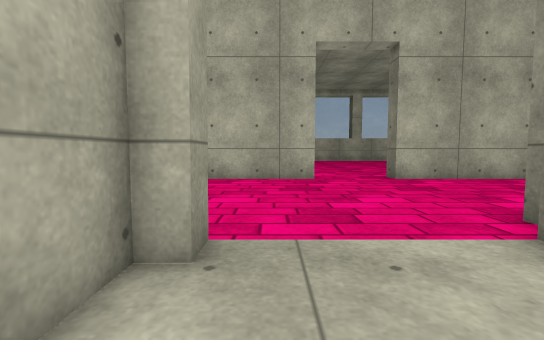
view 1 (above)

17 first-person views from a walk through a scene from a Unity 3-D project. The camera is 0.64 m above the floor, tilts 4° down and sees 90° across. The floor is counted in squares, 0.5 m on a side. Each view is taken from the middle of a square. On the plan, view 1 faces up. The plan holds only what a view shows up to about 13 squares ahead; the rest is blank. The place goes on beyond the plan. Surface patterns are stand-ins for the level's own textures.

view 2
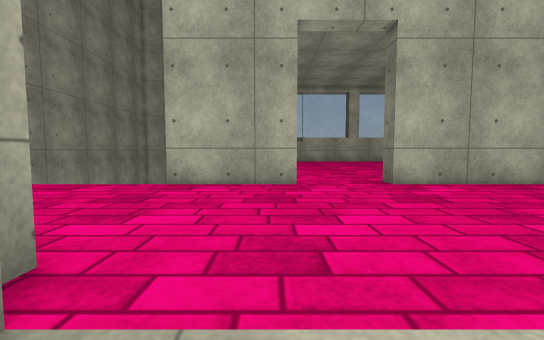

view 3
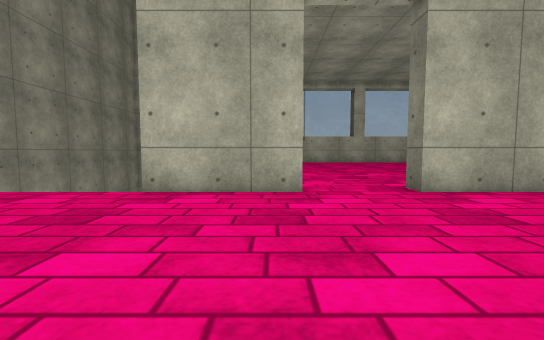

view 4
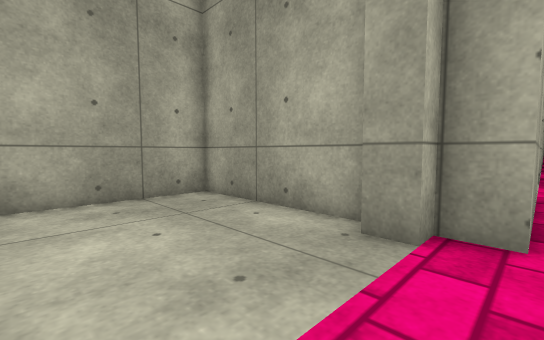

view 5
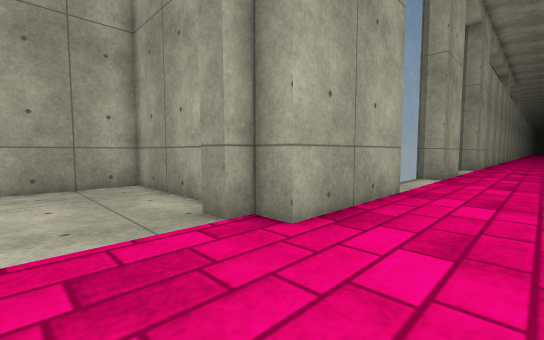

view 6
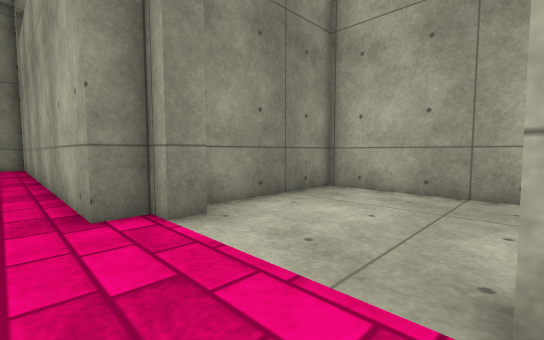

view 7
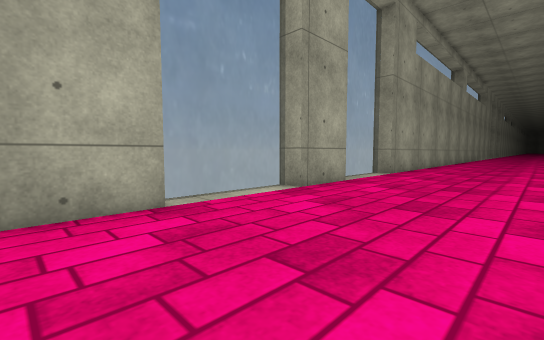

view 8
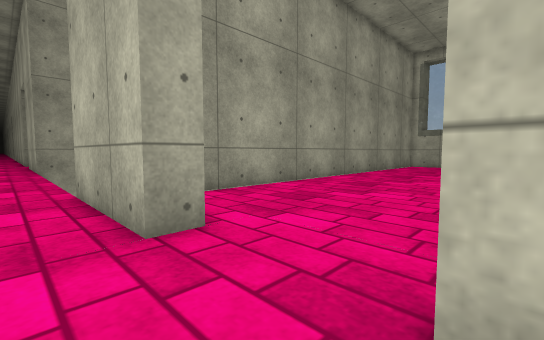

view 9
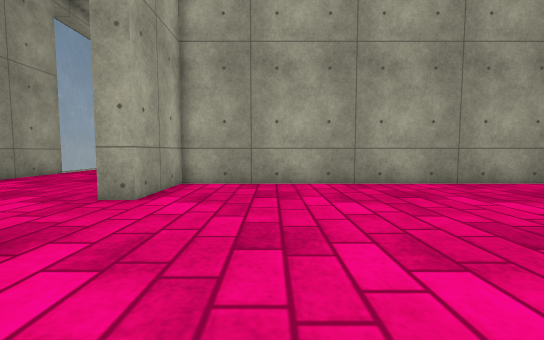

view 10
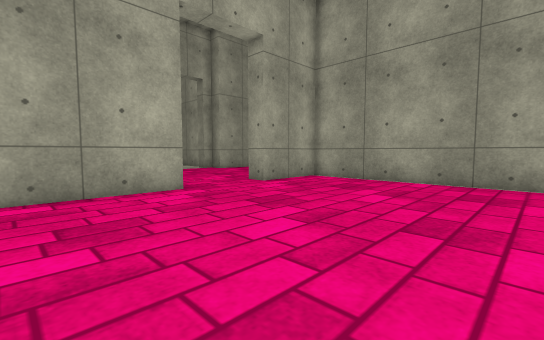

view 11
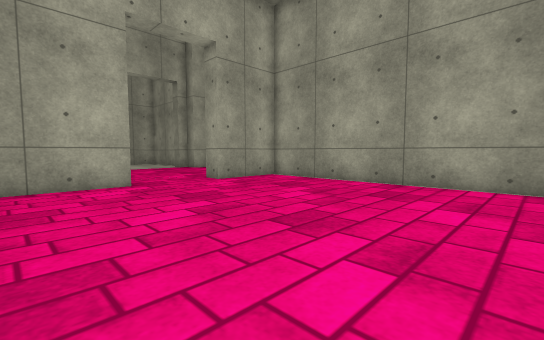

view 12
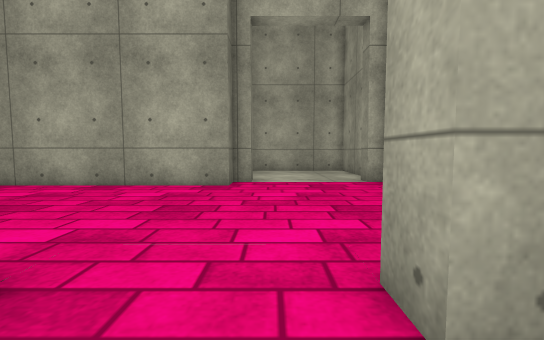

view 13
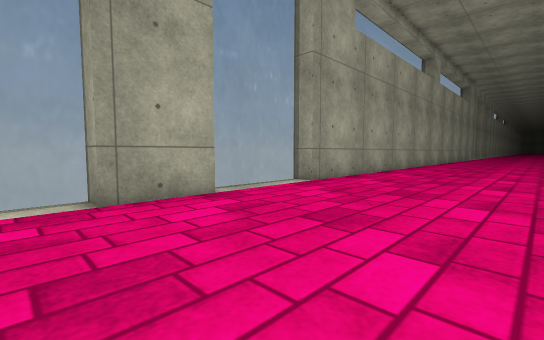

view 14
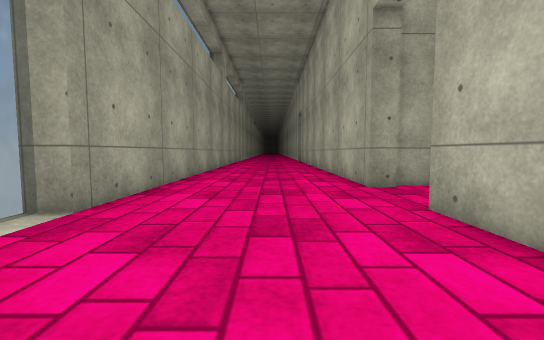

view 15
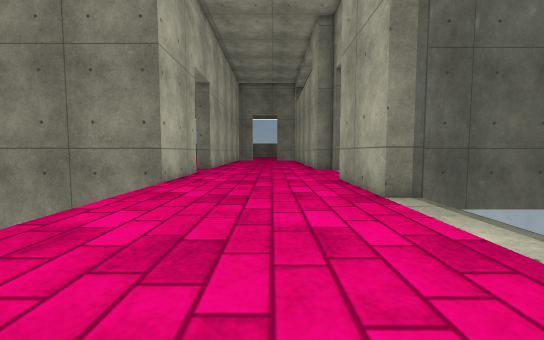

view 16
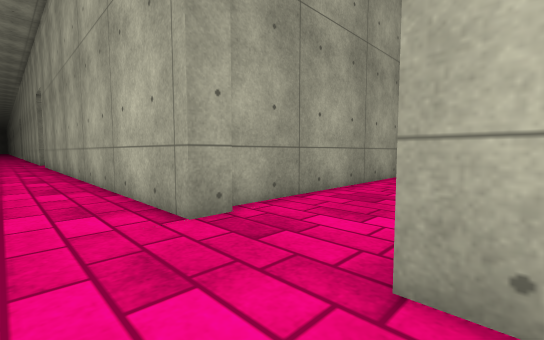

view 17
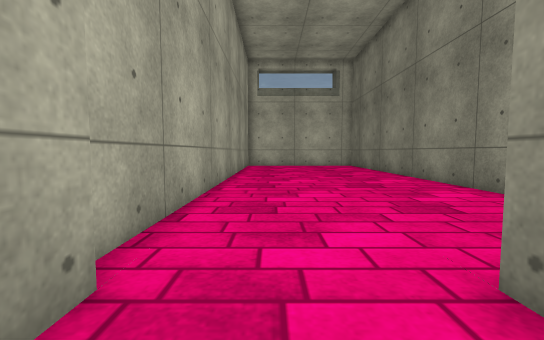

### Floor plan
Key: @ floor where view 1 was taken; # wall or solid block; . floor; = window, fence, low wall or low ledge.
Columns run from 31 left of view 1 to 10 right of it. Each row starts with its distance up from view 1.
 24        #........#            #......... .
 23        #........#            #..........
 22        #........#            #............
 21        #........#            #...........
 20        #........#            #............
 19        #........#            #............
 18        #........             #............
 17        #.......              #............
 16        #.......              #............
 15        #......               #............
 14        #.....               ##............
 13 ########....###             #####....#####
 12 ..........................................
 11 ..........................................
 10 .........................................
  9     .....................................
  8     ......................................
  7     ......................................
  6     ......................................
  5     ########.....###....######......######
  4            #====   #=====    ##....##
  3                              ##....##
  2                              #......#
  1                              #......#
  0                              #.@....#
 -1                              #......#
 -2                              #......#
 -3                              ########

Positions as (right, up) in squares from view 1, and headings:
1: (0, 0), facing up
2: (1, 2), facing up
3: (1, 4), facing up
4: (3, 5), facing down-left
5: (2, 8), facing down-left
6: (-1, 6), facing down-right
7: (-4, 11), facing down-left
8: (6, 11), facing up-left
9: (9, 17), facing left
10: (10, 22), facing down-left
11: (9, 24), facing down-left
12: (3, 15), facing down
13: (-10, 12), facing down-left
14: (-14, 9), facing left
15: (-14, 8), facing right
16: (-19, 10), facing up-left
17: (-22, 11), facing up
